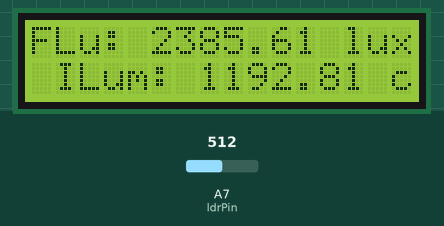
Bench run of a sketch on a simulated Arduino Mega 2560, built with avr-gcc and run on an emulated ATmega2560. On the bench: 16×2 character LCD. The inputs (shaded band) are chosen by the test bench; at power-on: A7 (ldrPin) = 512.

Above: at 1.2 s.
1.3 s: A7 (ldrPin) set to 1006
At 3.1 s:
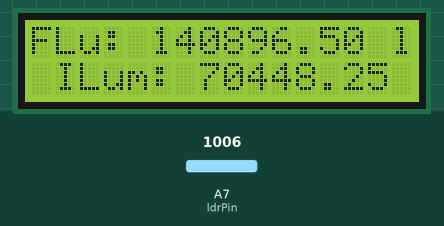
3.6 s: A7 (ldrPin) set to 1023
At 4.6 s:
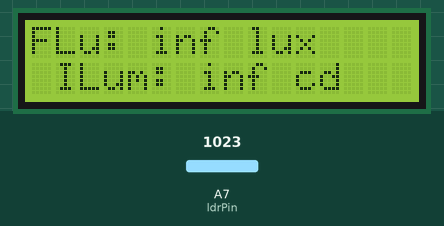
5.7 s: A7 (ldrPin) set to 900
At 7.2 s:
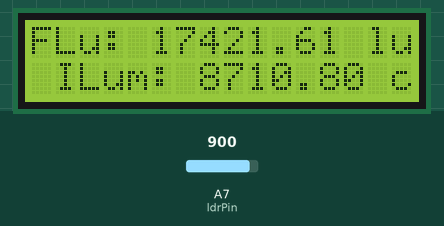
Timing chart, 0 to 8.7 s (numbered marks = the images above; inputs shaded):
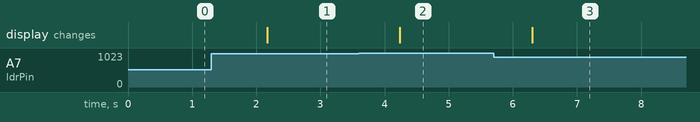

Measured:
- the behaviour switches between 1022 and 1023 on A7 (ldrPin) (found by bisection; images 1 and 2)
- after the input at 1.3 s, the display: changes after 0.87 s (image 1)
- after the input at 3.6 s, the display: changes after 0.64 s (image 2)
- after the input at 5.7 s, the display: changes after 0.60 s (image 3)

The sketch:

sketch_nov10a.ino
```cpp
#include <Wire.h>
#include <LiquidCrystal_I2C.h>

LiquidCrystal_I2C lcd(0x27, 16, 2);
const int ldrPin = A7;
const float resistenciaLDR = 210.0;  // Valor LDR (ohms) 1Meg
const float anguloSolido = 2;  // Ángulo sólido en steradianes 12.57 para linternas de telefono.

void setup() {
  lcd.init();
  lcd.backlight();
  Serial.begin(9600);
}

void loop() {
  int lecturaLDR = analogRead(ldrPin);  // Lectura de pin analogico de LDR
  float voltajeLDR = (float)lecturaLDR / 1023.0 * 5.0;  // Conversion a voltaje
  float resistenciaLuminosidad = (5.0 - voltajeLDR) * resistenciaLDR / voltajeLDR;  // Calculo para la resistencia segun X luminosidad

  // Conversion de Resistencia a Lumenes
  float lux = 500 / (resistenciaLuminosidad / 1000.0);
  // Calculo de intensidad luminosa (candelas)
  float candelas = lux / anguloSolido;

  lcd.clear();
  lcd.setCursor(0, 0);
  lcd.print("FLu:");
  lcd.setCursor(5, 0);
  lcd.print(lux);
  lcd.print(" lux");

  lcd.setCursor(1, 1);
  lcd.print("ILum:");
  lcd.setCursor(7, 1);
  lcd.print(candelas);
  lcd.print(" cd");
  delay(1000);
}
```

main.cpp
```cpp
// Codigo Carro Seguidor - MODO para seguimiento de Linea
// Edwin Fabian Cubides Pulido
// Kevin Johan Gonzales Cely
// Crsitian Andres Pinilla Sarmiento

#include <Arduino.h> // Importacion y Definicion de funciones basicás de plataforma arduino

#include <QTRSensors.h> // Importacion de Libreria para arreglo de sensores QTR8RC
QTRSensors qtr;         // Creacion de Instancia para objeto "qtr"
const uint8_t SensorCount = 8;  // Numero de sensores en el arreglo
uint16_t sensorValues[SensorCount]; // Arreglo para almacenar los valores de los sensores

// Constantes PID

float Kp = 0.005;  // Constante proporcional
float Ki = 0;      // Constante integral
float Kd = 0.0025; // Constante derivativa

// Varialbes para los terminos PID

int P;
int I;
int D;

int lastError = 0;       // Variable para alamacenamiento de ultimo error
boolean onoff = false;   // Variable de estado para encendido y apagado


// Velocidad base y maxima para Motores
const uint8_t maxspeeda = 32;
const uint8_t maxspeedb = 32;
const uint8_t basespeeda = 30;
const uint8_t basespeedb = 30;

// ============================================================
const int LED_CALIB = 17;   // Pin 17 para LED de indicacion de calibrado

const int PWA = 15;  // Pin 15 para señal PWM de motor A
const int PWB = 2;   // Pin 2 para señal PWM de motor B

const int AIN1 = 13; // Pin D13 para control dirección motor A
const int AIN2 = 12; // Pin D12 para control dirección motor A
const int BIN1 = 14; // Pin D14 para control dirección motor B
const int BIN2 = 27; // Pin D27 para control dirección motor B

const int buttoncalibrate = 26; // Pin 26 para calibraciòn
const int buttonstart = 25;  // Pin 25 para inicio

// Función para avanzar con freno controlado

void forward_brake(int posa, int posb) {

  digitalWrite(AIN1, HIGH);
  digitalWrite(AIN2, LOW);

  digitalWrite(BIN1, HIGH);
  digitalWrite(BIN2, LOW);

  analogWrite(PWA, posa);
  analogWrite(PWB, posb);
}

// Función de control PID

void PID_control() {
  uint16_t position = qtr.readLineBlack(sensorValues);
  int error = 3500 - position;

  for (uint8_t i = 0; i < SensorCount; i++)
  {
    Serial.print(sensorValues[i]);
    Serial.print('\t');
  }
  Serial.println(position);

  P = error;
  I = I + error;
  D = error - lastError;
  lastError = error;
  int motorspeed = P*Kp + I*Ki + D*Kd;

  int motorspeeda = basespeeda + motorspeed;
  int motorspeedb = basespeedb - motorspeed;

  if (motorspeeda > maxspeeda) {
    motorspeeda = maxspeeda;
  }

  if (motorspeeda < 0) {
    motorspeeda = 0;
  }
  if (motorspeedb < 0) {
    motorspeedb = 0;
  }
  //Serial.print(motorspeeda);Serial.print(" ");Serial.println(motorspeedb);
  forward_brake(motorspeedb, motorspeeda);
}

// Función de calibración

void calibration() {
  digitalWrite(LED_CALIB, HIGH);
  for (uint16_t i = 0; i < 400; i++)
  {
    qtr.calibrate();
  }
  digitalWrite(LED_CALIB, LOW);
}

// Configuración inicial
void setup() {

 Serial.begin(9600);
 qtr.setTypeRC();
 qtr.setSensorPins((const uint8_t[]){5, 18, 19, 21, 22, 23, 32, 33}, SensorCount);
 qtr.setEmitterPin(4);

 pinMode(PWA, OUTPUT);
 pinMode(PWB, OUTPUT);

 pinMode(AIN1, OUTPUT);
 pinMode(AIN2, OUTPUT);
 pinMode(BIN1, OUTPUT);
 pinMode(BIN2, OUTPUT);

 pinMode(buttoncalibrate, INPUT);
 pinMode(buttonstart, INPUT);

 pinMode(LED_CALIB, OUTPUT);
 delay(500);

 boolean Ok = false;
  while (Ok == false) { //El loop no inicia hasta que se calibren los sensores
    if(digitalRead(buttoncalibrate) == HIGH) {
      calibration(); //Calibracion de sensores QTR por 10Segundos
      Ok = true;
    }
  }
  forward_brake(0, 0);
}

// Loop principal
void loop() {
  if(digitalRead(buttonstart) == HIGH) {
    onoff =! onoff;
    if(onoff = true) {
      delay(1000);    //Delay de inicio
    }
    else {
      delay(50);
    }
  }
  if (onoff == true) {
    PID_control();   // Salto a funcion PID
  }
  else {
    forward_brake(0,0); // Salto a funcion para avance
  }
}
```
